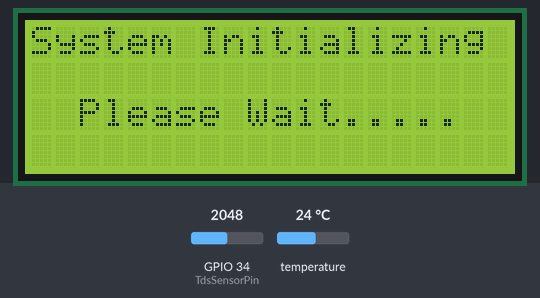
This sketch was run on a simulated ESP32. Parts: 20×4 character LCD. The test bench sets the inputs (shaded band); at power-on: temperature 24 °C, GPIO 34 (TdsSensorPin) = 2048. What the sketch prints to the serial monitor is not drawn.

Above: at 3.2 s.
At 8.3 s:
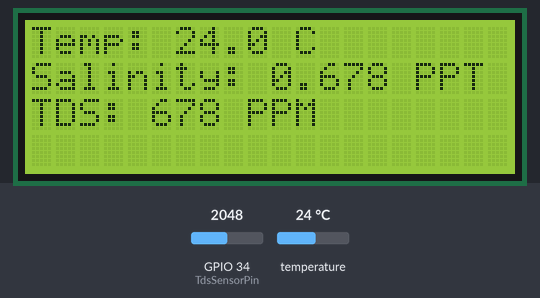
8.4 s: temperature set to 12 °C
At 9.1 s:
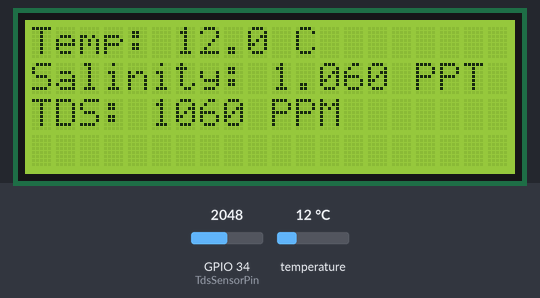
10.0 s: temperature set to 19 °C
At 11.0 s:
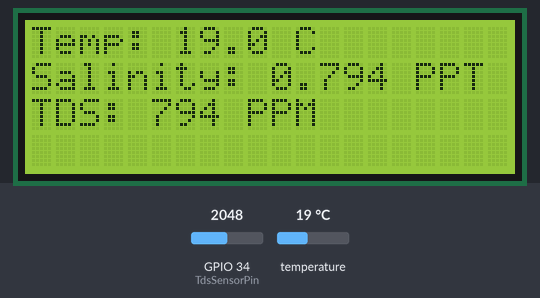
11.6 s: temperature set to 28 °C
At 12.9 s:
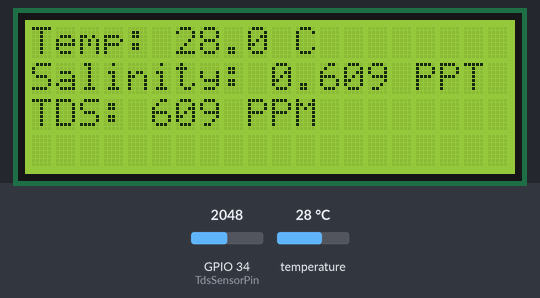
Timing chart, 0 to 14.6 s (numbered marks = the images above; inputs shaded):
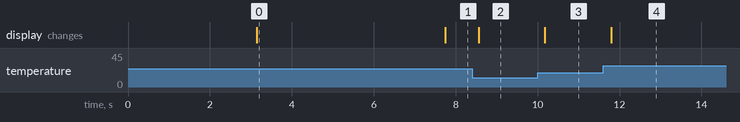

The sketch:

SALINITY_LCD.ino
```cpp
#include <Wire.h>
#include <LiquidCrystal_I2C.h>
#include <OneWire.h>
#include <DallasTemperature.h>

#define TdsSensorPin 34
#define VREF 3.3
#define SCOUNT 30
#define ONE_WIRE_BUS 2

OneWire oneWire(ONE_WIRE_BUS);
DallasTemperature sensors(&oneWire);
LiquidCrystal_I2C lcd(0x27, 20, 4);

int analogBuffer[SCOUNT];
int analogBufferTemp[SCOUNT];
int analogBufferIndex = 0, copyIndex = 0;
float averageVoltage = 0, tdsValue = 0;
float temperature = 25.0;

void showWelcomePage() {
    lcd.clear();
    const char* line1 = "Presenting";
    const char* line2 = "AtmosPrecision";
    lcd.setCursor((20 - strlen(line1)) / 2, 0);
    lcd.print(line1);
    lcd.setCursor((20 - strlen(line2)) / 2, 2);
    lcd.print(line2);
    delay(3000);
}

void showInitiationPage() {
    lcd.clear();
    const char* line1 = "System Initializing";
    const char* line2 = "Please Wait.....";
    lcd.setCursor((20 - strlen(line1)) / 2, 0);
    lcd.print(line1);
    lcd.setCursor((20 - strlen(line2)) / 2, 2);
    lcd.print(line2);
    delay(3000);
}

void setup() {
    Serial.begin(115200);
    pinMode(TdsSensorPin, INPUT);
    sensors.begin();
    lcd.init();
    lcd.backlight();
    showWelcomePage();
    showInitiationPage();
}

void loop() {
    static unsigned long analogSampleTimepoint = millis();
    if (millis() - analogSampleTimepoint > 40) {
        analogSampleTimepoint = millis();
        analogBuffer[analogBufferIndex] = analogRead(TdsSensorPin);
        analogBufferIndex++;
        if (analogBufferIndex == SCOUNT)
            analogBufferIndex = 0;
    }

    static unsigned long printTimepoint = millis();
    if (millis() - printTimepoint > 800) {
        printTimepoint = millis();
        sensors.requestTemperatures();
        temperature = sensors.getTempCByIndex(0);

        for (copyIndex = 0; copyIndex < SCOUNT; copyIndex++)
            analogBufferTemp[copyIndex] = analogBuffer[copyIndex];

        averageVoltage = getMedianNum(analogBufferTemp, SCOUNT) * VREF / 4095.0;
        float compensationCoefficient = 1.0 + 0.02 * (temperature - 25.0);
        float compensationVoltage = averageVoltage / compensationCoefficient;

        tdsValue = (133.42 * compensationVoltage * compensationVoltage * compensationVoltage
                    - 255.86 * compensationVoltage * compensationVoltage
                    + 857.39 * compensationVoltage) * 0.5;

        Serial.print("Temperature: ");
        Serial.print(temperature);
        Serial.println(" °C");
        Serial.print("Salinity: ");
        Serial.print(tdsValue / 1000, 3);
        Serial.println(" PPT");
        Serial.print("TDS: ");
        Serial.print(tdsValue, 0);
        Serial.println(" PPM");

        lcd.clear();
        lcd.setCursor(0, 0);
        lcd.print("Temp: ");
        lcd.print(temperature, 1);
        lcd.print(" C");

        lcd.setCursor(0, 1);
        lcd.print("Salinity: ");
        lcd.print(tdsValue / 1000, 3);
        lcd.print(" PPT");

        lcd.setCursor(0, 2);
        lcd.print("TDS: ");
        lcd.print(tdsValue, 0);
        lcd.print(" PPM");
    }
}

int getMedianNum(int bArray[], int iFilterLen) {
    int bTab[iFilterLen];
    for (byte i = 0; i < iFilterLen; i++)
        bTab[i] = bArray[i];
    int i, j, bTemp;
    for (j = 0; j < iFilterLen - 1; j++) {
        for (i = 0; i < iFilterLen - j - 1; i++) {
            if (bTab[i] > bTab[i + 1]) {
                bTemp = bTab[i];
                bTab[i] = bTab[i + 1];
                bTab[i + 1] = bTemp;
            }
        }
    }
    if ((iFilterLen & 1) > 0)
        bTemp = bTab[(iFilterLen - 1) / 2];
    else
        bTemp = (bTab[iFilterLen / 2] + bTab[iFilterLen / 2 - 1]) / 2;
    return bTemp;
}
```

Measured:
- after the input at 8.4 s, the display: changes after 0.16 s (image 2)
- after the input at 10.0 s, the display: changes after 0.18 s (image 3)
- after the input at 11.6 s, the display: changes after 0.20 s (image 4)
- what the display in image 0 shows lasts 4.7 s, from 3.1 s to 7.8 s
